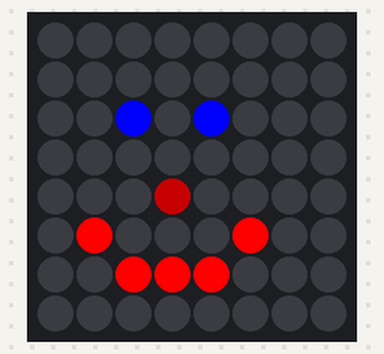
The program below on a simulated Raspberry Pi (BCM pin numbers) with a Sense HAT. On the bench: the Sense HAT's 8×8 RGB LED matrix. At 0.0 s the program stops and its outputs stay as they are.

Above: at 0.1 s.

The program:

pixels.py
```python
#!/usr/bin/python3

from sense_hat import SenseHat

sense = SenseHat()

sense.set_pixel(2, 2, (0, 0, 255))
sense.set_pixel(4, 2, (0, 0, 255))
sense.set_pixel(3, 4, (100, 0, 0))
sense.set_pixel(1, 5, (255, 0, 0))
sense.set_pixel(2, 6, (255, 0, 0))
sense.set_pixel(3, 6, (255, 0, 0))
sense.set_pixel(4, 6, (255, 0, 0))
sense.set_pixel(5, 5, (255, 0, 0))
```
